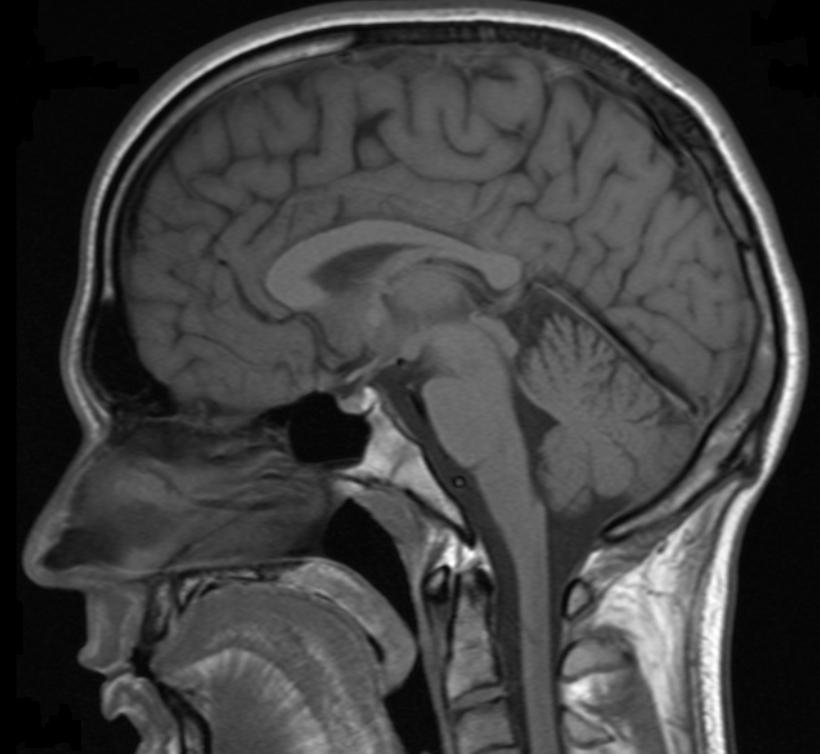
%> input picture brain.jpg, 820 x 754 px
$ octave Problem_11_2.m   (GNU Octave 9; MATLAB toolbox functions it lacks are replaced by stand-ins)
%> lines starting %> are read from the running program, lines starting %| are printed output that depends on the picture
% Problem 11_2 Pseudo-colored to grayscale
clear, clc, close all;

% Load image
Img = imread('brain.jpg');
%> Img is the input picture: size 754x820 uint8; min 0, max 255, mean 63.9
subplot(1, 2, 1);
imshow(Img);
title('Original image');

% Convert pseudo-color image to grayscale
I2 = grayslice(Img, 16);
subplot(1, 2, 2);
imshow(I2, colormap(jet(16)));
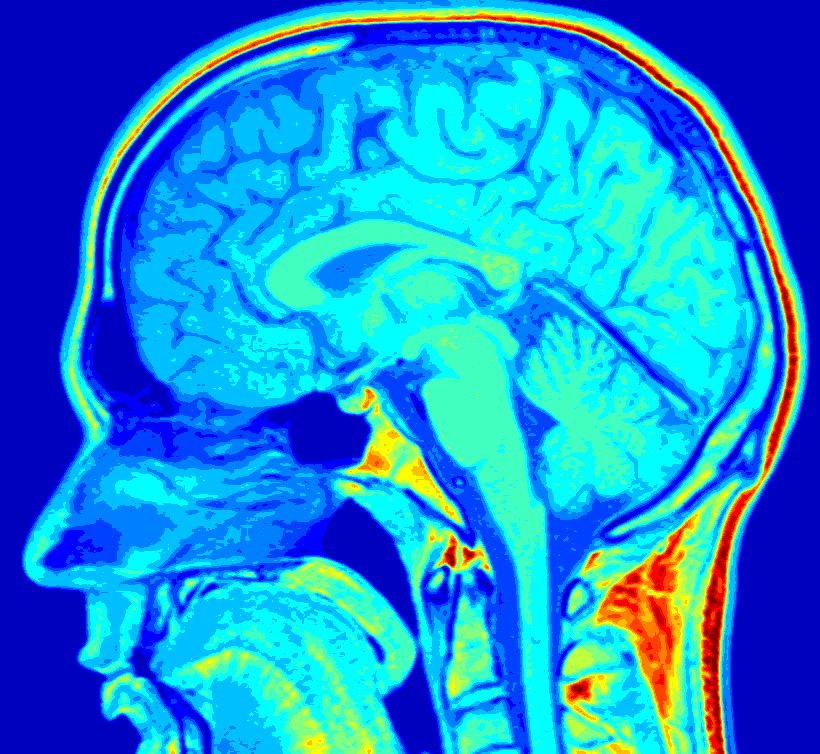
%> displayed picture: size 754x820x3, on the screen's scale of 0 to 255; mean R, G, B 24, 140.8, 215.6
title('pseudo-color with "jet" image');
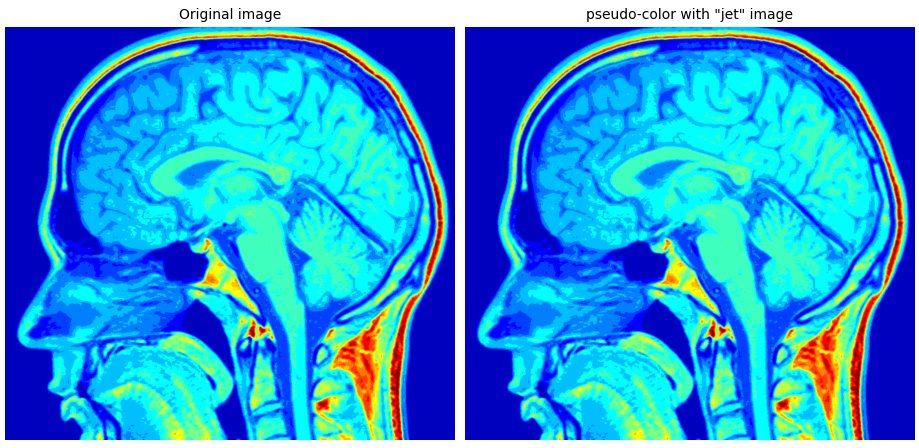
%> figure redrawn from the program's plot data, 2 panels
